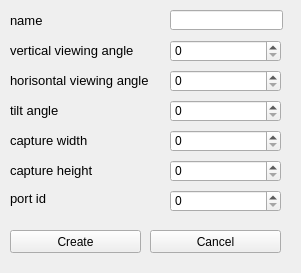
<?xml version="1.0" encoding="UTF-8"?>
<ui version="4.0">
 <class>Form</class>
 <widget class="QWidget" name="Form">
  <property name="geometry">
   <rect>
    <x>0</x>
    <y>0</y>
    <width>301</width>
    <height>273</height>
   </rect>
  </property>
  <property name="minimumSize">
   <size>
    <width>301</width>
    <height>273</height>
   </size>
  </property>
  <property name="maximumSize">
   <size>
    <width>301</width>
    <height>273</height>
   </size>
  </property>
  <property name="windowTitle">
   <string>create camera</string>
  </property>
  <widget class="QLineEdit" name="name_line">
   <property name="geometry">
    <rect>
     <x>170</x>
     <y>10</y>
     <width>113</width>
     <height>20</height>
    </rect>
   </property>
  </widget>
  <widget class="QLabel" name="label">
   <property name="geometry">
    <rect>
     <x>10</x>
     <y>10</y>
     <width>71</width>
     <height>21</height>
    </rect>
   </property>
   <property name="font">
    <font>
     <pointsize>10</pointsize>
    </font>
   </property>
   <property name="text">
    <string>name</string>
   </property>
  </widget>
  <widget class="QLabel" name="label_2">
   <property name="geometry">
    <rect>
     <x>10</x>
     <y>40</y>
     <width>131</width>
     <height>21</height>
    </rect>
   </property>
   <property name="font">
    <font>
     <pointsize>10</pointsize>
    </font>
   </property>
   <property name="text">
    <string>vertical viewing angle</string>
   </property>
  </widget>
  <widget class="QLabel" name="label_3">
   <property name="geometry">
    <rect>
     <x>10</x>
     <y>70</y>
     <width>141</width>
     <height>21</height>
    </rect>
   </property>
   <property name="font">
    <font>
     <pointsize>10</pointsize>
    </font>
   </property>
   <property name="text">
    <string>horisontal viewing angle</string>
   </property>
  </widget>
  <widget class="QLabel" name="label_4">
   <property name="geometry">
    <rect>
     <x>10</x>
     <y>100</y>
     <width>111</width>
     <height>21</height>
    </rect>
   </property>
   <property name="font">
    <font>
     <pointsize>10</pointsize>
    </font>
   </property>
   <property name="text">
    <string>tilt angle</string>
   </property>
  </widget>
  <widget class="QLabel" name="label_5">
   <property name="geometry">
    <rect>
     <x>10</x>
     <y>130</y>
     <width>121</width>
     <height>21</height>
    </rect>
   </property>
   <property name="font">
    <font>
     <pointsize>10</pointsize>
    </font>
   </property>
   <property name="text">
    <string>capture width</string>
   </property>
  </widget>
  <widget class="QLabel" name="label_6">
   <property name="geometry">
    <rect>
     <x>10</x>
     <y>160</y>
     <width>121</width>
     <height>21</height>
    </rect>
   </property>
   <property name="font">
    <font>
     <pointsize>10</pointsize>
    </font>
   </property>
   <property name="text">
    <string>capture height</string>
   </property>
  </widget>
  <widget class="QLabel" name="label_7">
   <property name="geometry">
    <rect>
     <x>10</x>
     <y>190</y>
     <width>47</width>
     <height>16</height>
    </rect>
   </property>
   <property name="font">
    <font>
     <pointsize>10</pointsize>
    </font>
   </property>
   <property name="text">
    <string>port id</string>
   </property>
  </widget>
  <widget class="QSpinBox" name="port_id_spin">
   <property name="geometry">
    <rect>
     <x>170</x>
     <y>190</y>
     <width>111</width>
     <height>22</height>
    </rect>
   </property>
   <property name="maximum">
    <number>10</number>
   </property>
  </widget>
  <widget class="QPushButton" name="create_btn">
   <property name="geometry">
    <rect>
     <x>10</x>
     <y>230</y>
     <width>131</width>
     <height>23</height>
    </rect>
   </property>
   <property name="text">
    <string>Create</string>
   </property>
  </widget>
  <widget class="QSpinBox" name="vva_spin">
   <property name="geometry">
    <rect>
     <x>170</x>
     <y>40</y>
     <width>111</width>
     <height>22</height>
    </rect>
   </property>
   <property name="maximum">
    <number>90</number>
   </property>
  </widget>
  <widget class="QSpinBox" name="hva_spin">
   <property name="geometry">
    <rect>
     <x>170</x>
     <y>70</y>
     <width>111</width>
     <height>22</height>
    </rect>
   </property>
   <property name="maximum">
    <number>90</number>
   </property>
  </widget>
  <widget class="QSpinBox" name="ta_spin">
   <property name="geometry">
    <rect>
     <x>170</x>
     <y>100</y>
     <width>111</width>
     <height>22</height>
    </rect>
   </property>
   <property name="maximum">
    <number>90</number>
   </property>
  </widget>
  <widget class="QPushButton" name="cancel_btn">
   <property name="geometry">
    <rect>
     <x>150</x>
     <y>230</y>
     <width>131</width>
     <height>23</height>
    </rect>
   </property>
   <property name="text">
    <string>Cancel</string>
   </property>
  </widget>
  <widget class="QSpinBox" name="cw_spin">
   <property name="geometry">
    <rect>
     <x>170</x>
     <y>130</y>
     <width>111</width>
     <height>22</height>
    </rect>
   </property>
   <property name="maximum">
    <number>9999</number>
   </property>
  </widget>
  <widget class="QSpinBox" name="ch_spin">
   <property name="geometry">
    <rect>
     <x>170</x>
     <y>160</y>
     <width>111</width>
     <height>22</height>
    </rect>
   </property>
   <property name="maximum">
    <number>9999</number>
   </property>
  </widget>
 </widget>
 <resources/>
 <connections/>
</ui>
